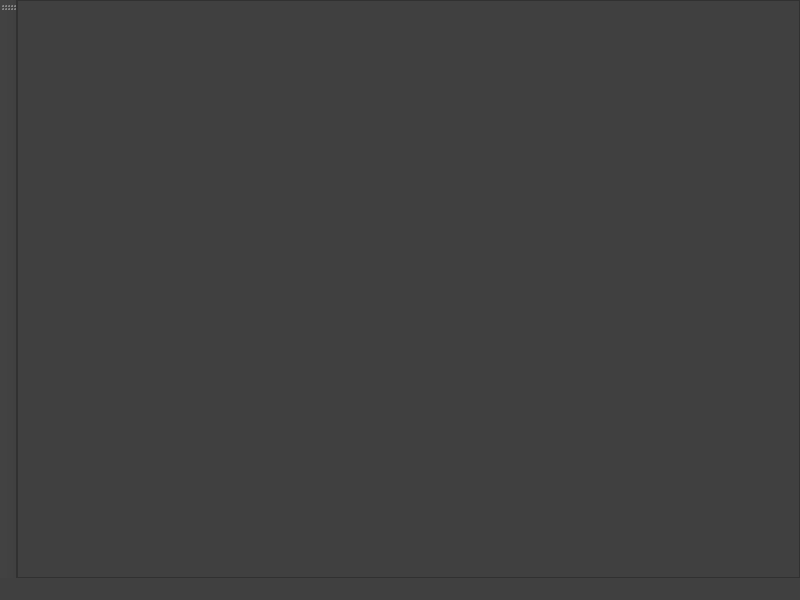
<?xml version="1.0" encoding="UTF-8"?>
<ui version="4.0">
 <class>MainWindow</class>
 <widget class="QMainWindow" name="MainWindow">
  <property name="geometry">
   <rect>
    <x>0</x>
    <y>0</y>
    <width>800</width>
    <height>600</height>
   </rect>
  </property>
  <property name="windowTitle">
   <string>Take A Look</string>
  </property>
  <property name="styleSheet">
   <string notr="true">* {background-color : rgb(64, 64, 64)}</string>
  </property>
  <widget class="QWidget" name="centralwidget">
   <layout class="QGridLayout" name="gridLayout">
    <property name="leftMargin">
     <number>0</number>
    </property>
    <property name="topMargin">
     <number>0</number>
    </property>
    <property name="rightMargin">
     <number>0</number>
    </property>
    <property name="bottomMargin">
     <number>0</number>
    </property>
    <property name="horizontalSpacing">
     <number>6</number>
    </property>
    <item row="0" column="0">
     <widget class="View" name="graphicsView">
      <property name="backgroundBrush">
       <brush brushstyle="NoBrush">
        <color alpha="255">
         <red>0</red>
         <green>0</green>
         <blue>0</blue>
        </color>
       </brush>
      </property>
      <property name="foregroundBrush">
       <brush brushstyle="NoBrush">
        <color alpha="255">
         <red>0</red>
         <green>0</green>
         <blue>0</blue>
        </color>
       </brush>
      </property>
     </widget>
    </item>
   </layout>
  </widget>
  <widget class="QMenuBar" name="menubar">
   <property name="geometry">
    <rect>
     <x>0</x>
     <y>0</y>
     <width>800</width>
     <height>21</height>
    </rect>
   </property>
  </widget>
  <widget class="QStatusBar" name="statusbar"/>
  <widget class="QToolBar" name="toolBar">
   <property name="windowTitle">
    <string>toolBar</string>
   </property>
   <attribute name="toolBarArea">
    <enum>LeftToolBarArea</enum>
   </attribute>
   <attribute name="toolBarBreak">
    <bool>false</bool>
   </attribute>
  </widget>
 </widget>
 <customwidgets>
  <customwidget>
   <class>View</class>
   <extends>QGraphicsView</extends>
   <header>view.h</header>
  </customwidget>
 </customwidgets>
 <resources/>
 <connections/>
</ui>
